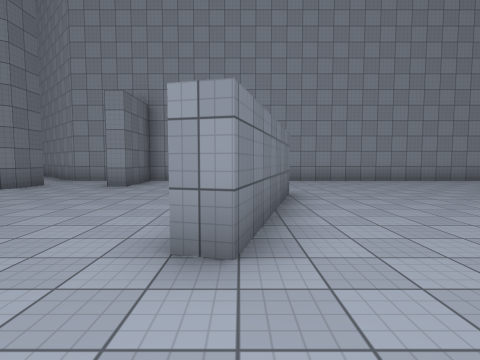
[1] (above)

24 first-person views from a walk through a 3-D level made in the Unity game engine. The camera is 1.4 m above the floor, tilts 4° down and sees 80° across. The floor is counted in squares, 2 m on a side. Each view is taken from the middle of a square. On the plan, view 1 faces up. The plan holds only what a view shows up to about 10 squares ahead; the rest is blank. The place goes on beyond the plan. Surface patterns are stand-ins for the level's own textures.

[2]
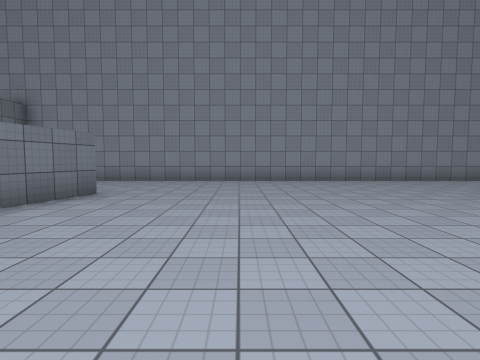

[3]
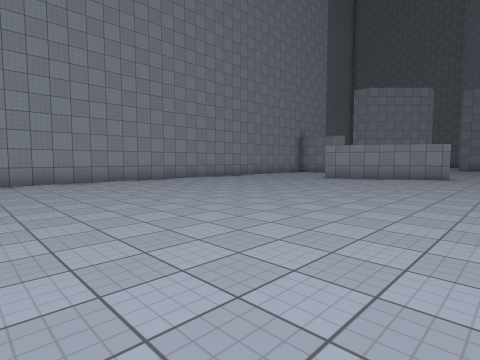

[4]
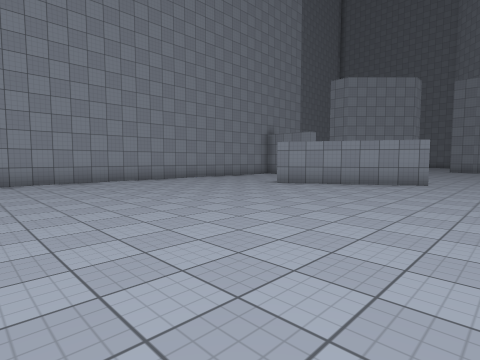

[5]
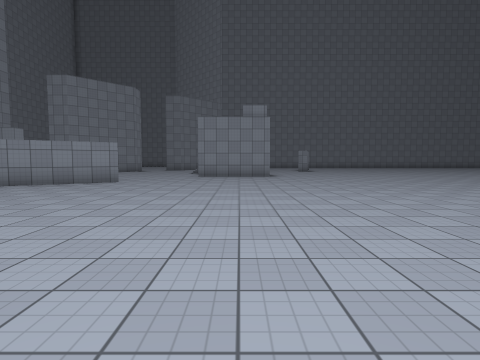

[6]
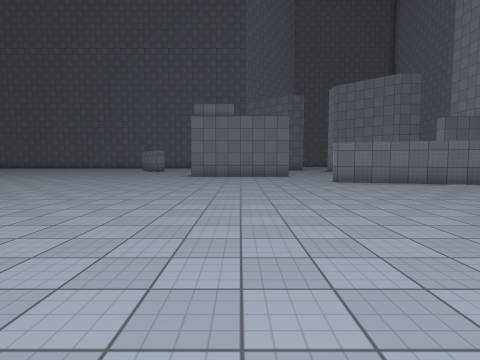

[7]
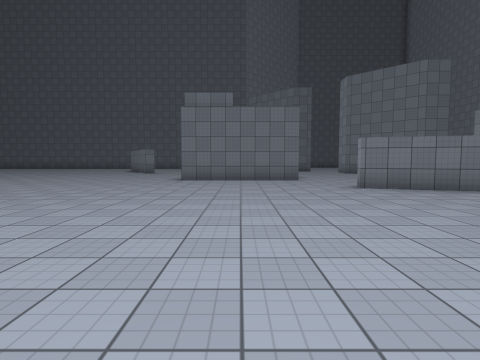

[8]
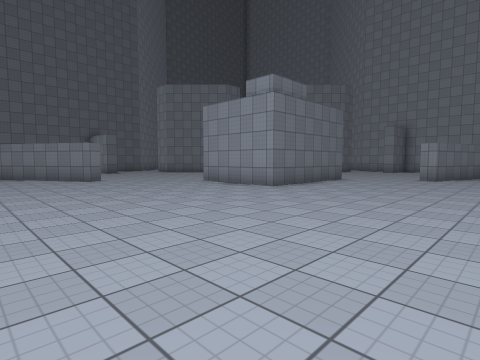

[9]
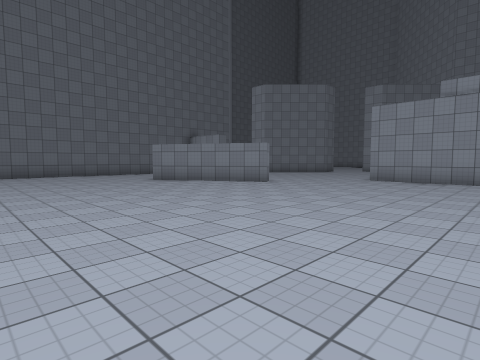

[10]
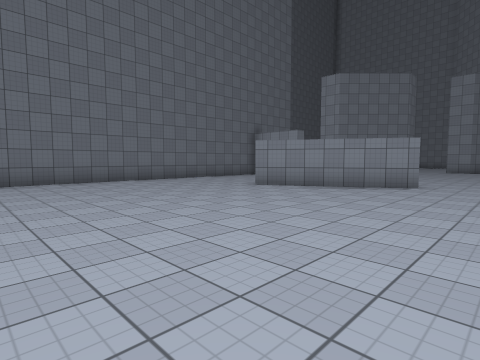

[11]
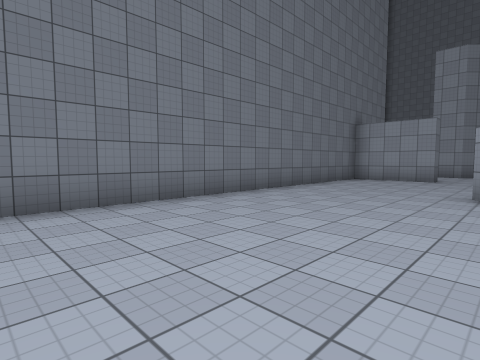

[12]
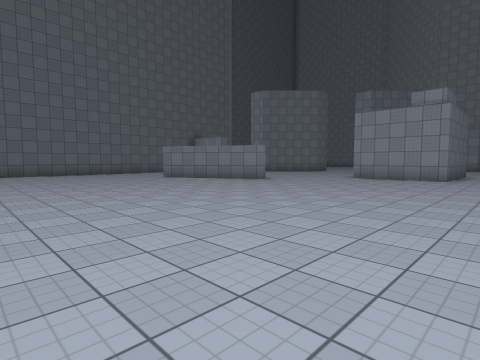

[13]
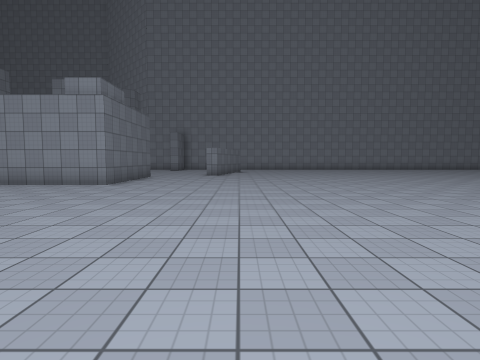

[14]
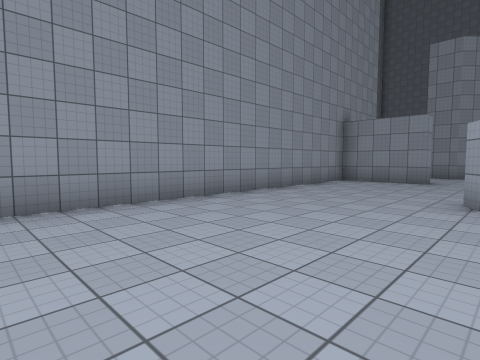

[15]
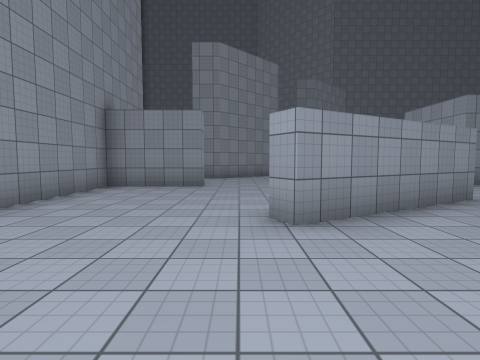

[16]
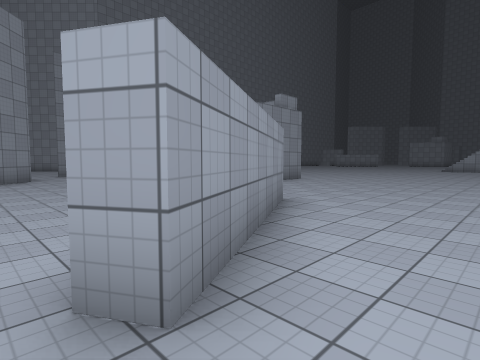

[17]
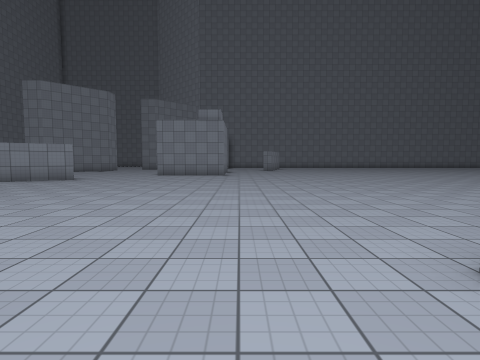

[18]
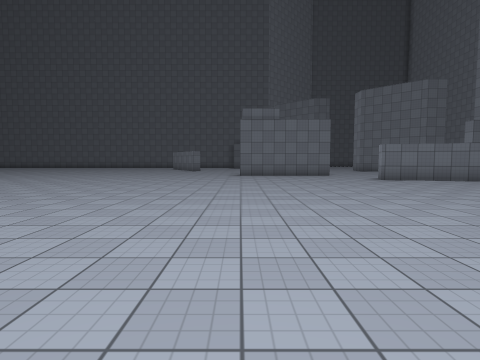

[19]
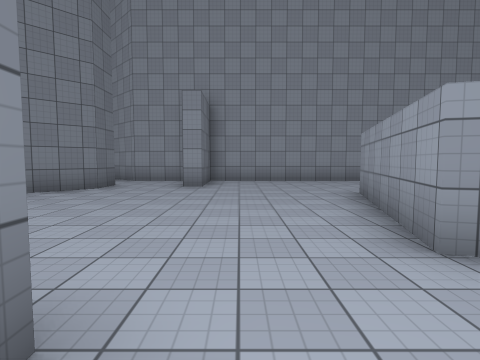

[20]
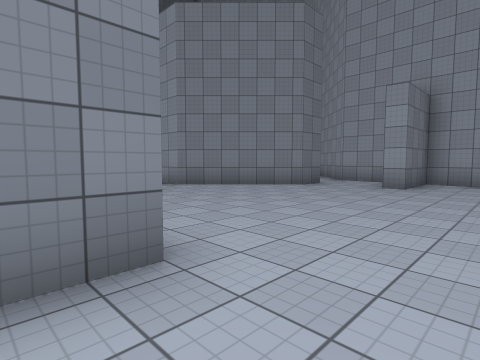

[21]
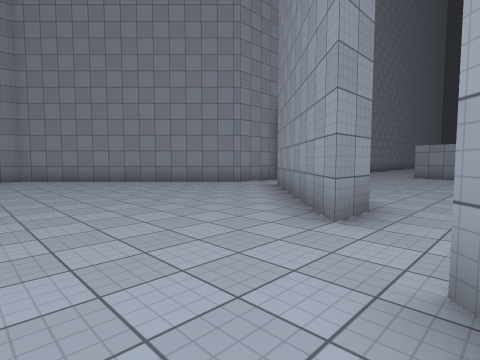

[22]
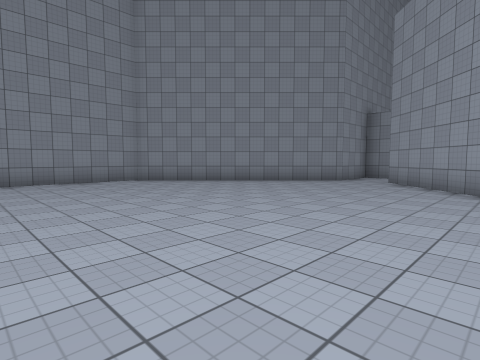

[23]
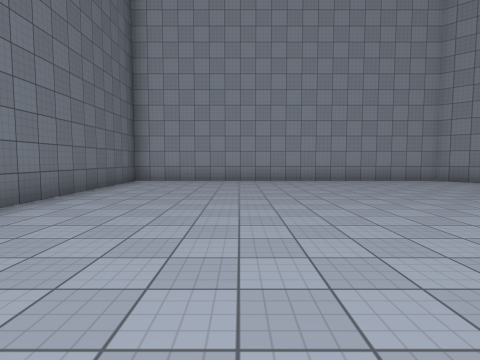

[24]
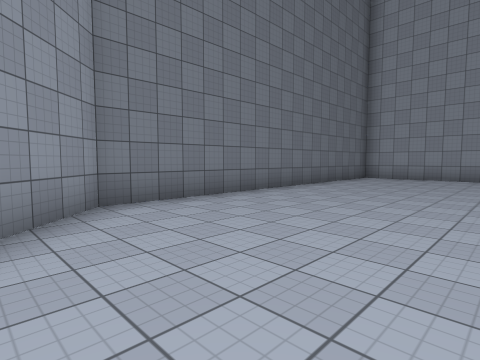

### Floor plan
Points are (right, up) in squares from view 1. A wall is a line through its corners. A room is listed if a view was taken in it or the views show most of it. See-through windows are left out.
Room 1 (views 1, 2, 3, 4, 5, 6, 7, 8, 9, 10, 11, 12, 13, 14, 15, 16, 17, 18, 19, 20)
walls: (-2.7, -1.3) (-2.7, -3) (-3.9, -3); (1, 6) (0, 2) (-0.5, 2.1) (0.6, 6.1); (-8.1, -5.5) (-7.8, -5.9) (-11.4, -8); (19.1, 1.8) (17, 5.4) (17.5, 5.7); (-6.2, 7.3) (-5.5, 8) (-5.5, 7) (-8, 4.5) (-9, 4.5) (-8.3, 5.2); (-3.9, 9.5) (-5.5, 9.5); (-13, -3) (-13, -3.5) (-14.8, -3.5); (21.5, 8.9) (21.5, 9.5) (-3, 9.5) (-3, 7.5) (-3.5, 7.5); (-15.5, -4.3) (-15.5, -13.6)
ways out: opening at (-9, 4.5) to room 2; opening at (-6, 8.5) to room 2; opening at (-13, -1.5)
Room 2 (views 21, 22, 23, 24)
walls: (-8.3, 5.2) (-6.2, 7.3); (-5.5, 9.5) (-10.5, 14.5) (-20.5, 14.5) (-20.5, 4.5) (-19.3, 3.3)
ways out: opening at (-9, 4.5) to room 1; opening at (-6, 8.5) to room 1

Positions as (right, up) in squares from view 1, and headings:
1: (0, 0), facing up
2: (4, 0), facing up
3: (7, 0), facing up-right
4: (10, 0), facing up-right
5: (10, -2), facing right
6: (9, -1), facing left
7: (7, -1), facing left
8: (2, -9), facing up-left
9: (-2, -13), facing up-left
10: (-6, -14), facing up-left
11: (-11, -14), facing up-left
12: (-1, -14), facing up-left
13: (1, -11), facing up
14: (12, 5), facing up-right
15: (14, 6), facing right
16: (16, 6), facing down-right
17: (9, -4), facing right
18: (10, -3), facing left
19: (-2, 0), facing up
20: (-1, 0), facing up-left
21: (-12, 3), facing up-right
22: (-15, 5), facing up-right
23: (-17, 5), facing up
24: (-16, 3), facing up-left
